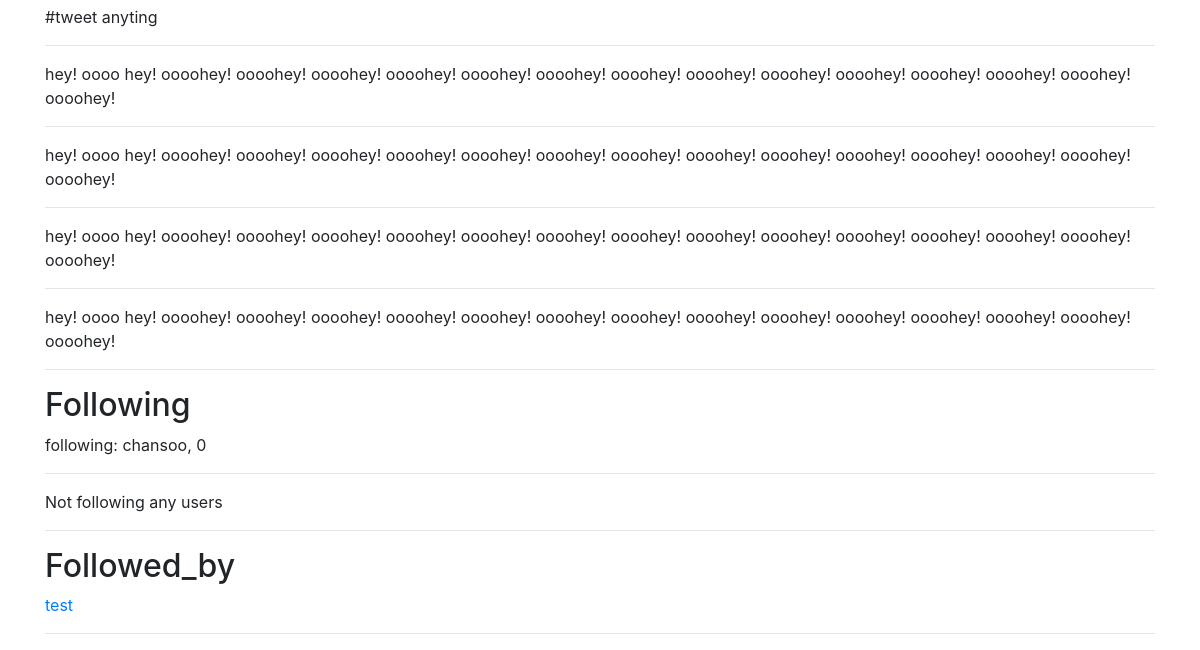
Before: /profile/chansoo/ (signed in, lower part) with the older database file.
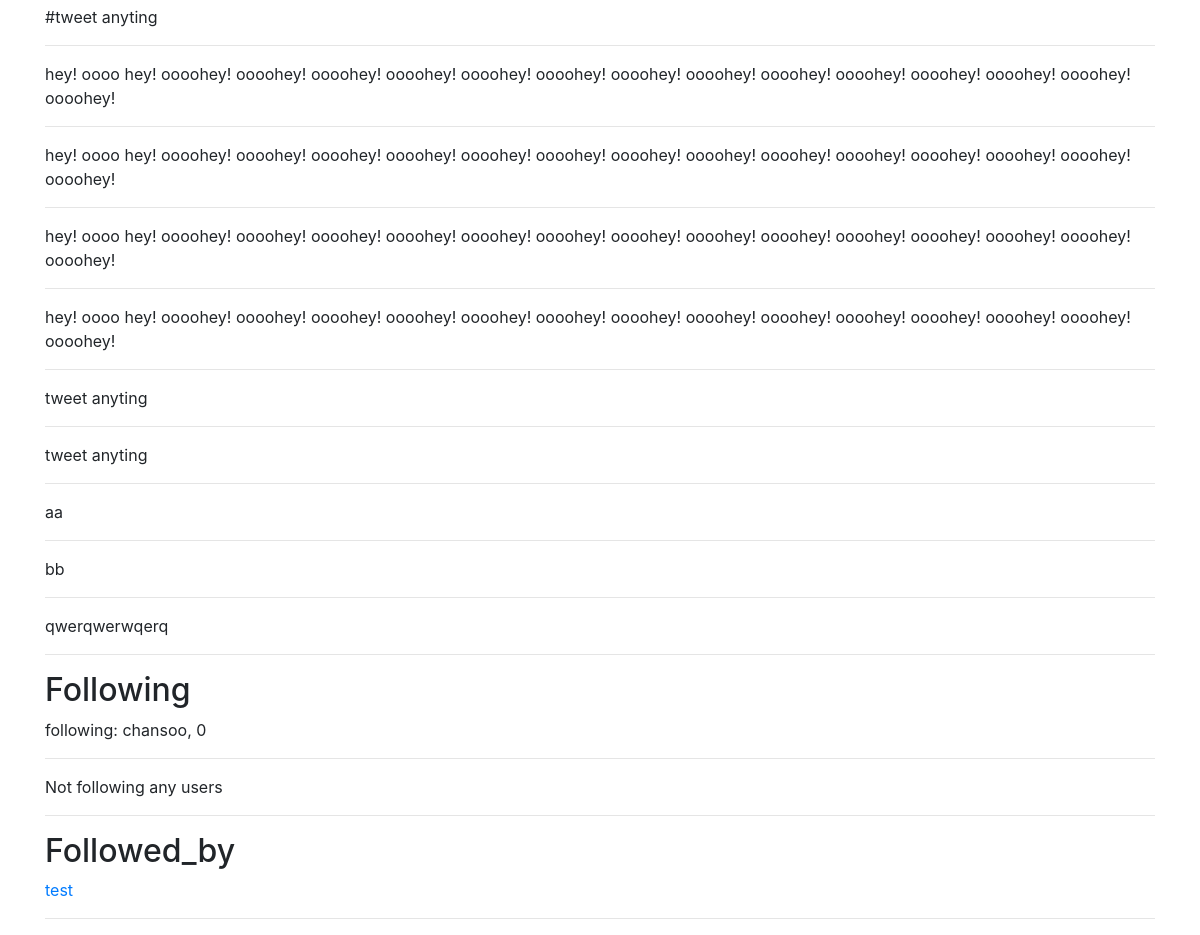
After: the same page with the newer database file.
### tweets/models.py (models this page shows, shortened)
class Tweet(models.Model):
    parent = models.ForeignKey("self", blank=True, null=True)
    user = models.ForeignKey(settings.AUTH_USER_MODEL)
    content = models.CharField(max_length=140, default="tweet anyting", validators=[validate_content])
    liked = models.ManyToManyField(settings.AUTH_USER_MODEL, blank=True, related_name='liked')
    updated_at = models.DateTimeField(auto_now=True)
    timestamp = models.DateTimeField(auto_now_add=True)
    reply = models.BooleanField(verbose_name='is a reply', default=False)
    objects = TweetManager()
    def __str__(self):
        return str(self.content)

### accounts/models.py (models this page shows, shortened)
class UserProfile(models.Model):
    user        = models.OneToOneField(settings.AUTH_USER_MODEL, related_name='profile')
    following   = models.ManyToManyField(settings.AUTH_USER_MODEL, blank=True, related_name='followed_by')
    objects = UserProfileManager()  # UserProfile.objects.all()
    def __str__(self):
        return "{}, {}".format(self.user.username, self.following.all().count())
    def get_following(self):
        users = self.following.all()
        return users.exclude(username=self.user.username)
    def get_following_url(self):
        return reverse_lazy("profiles:follow", kwargs={'username':self.user.username})

### accounts/views.py (the view)
# urls.py: url(r'^(?P<username>[\w.@+-]+)/$', UserDetailView.as_view(), name='detail'),
class UserDetailView(DetailView):
    template_name = 'accounts/user_detail.html'
    queryset = User.objects.all()
    def get_object(self):
        return get_object_or_404(User, username__iexact=self.kwargs.get("username"))
    def get_context_data(self, *args, **kwargs):
        context = super(UserDetailView, self).get_context_data(*args, **kwargs)
        context['following'] = UserProfile.objects.is_following(self.request.user, self.get_object())
        return context

### accounts/models.py (called while the page is built)
    def all(self):
        qs = self.get_queryset().all()
        print(qs)
        print(self.instance)
        try:
            if(self.instance):
                qs = qs.exclude(user=self.instance)
        except:
            pass
        return qs

    def is_following(self, user, followed_by_user):
        user_profile, created = UserProfile.objects.get_or_create(user=user)
        if created:
            return False
        if followed_by_user in user_profile.following.all():
            return True
        return False

### accounts/templates/accounts/user_detail.html (shortened to what this page needs)
{% extends "base.html" %}
{% block content %}
    {% for tweet in object.tweet_set.all %}
        {{ tweet }}<br><hr>
    {% endfor %}
    <h2>Following</h2>
        following: {{ object.profile }}<br><hr>
        {% for user in object.profile.get_following %}
        <a href="/profile/{{ user.username }}">{{ user.username }}</a>><br><hr>
        {% empty %}
            Not following any users
        {% endfor %}
    <hr>
    <h2>Followed_by</h2>
        {% for profile in object.followed_by.all %}
            <a href="/profile/{{ profile.user.username }}">{{ profile.user.username }}<br><hr>
        {% empty %}
            Not followed by any users
        {% endfor %}
{% endblock content %}

Changed rows visible on the page:
added Tweet: content "tweet anyting"
added Tweet: content "tweet anyting"
added Tweet: content "aa"
added Tweet: content "bb"
added Tweet: content "qwerqwerwqerq"
